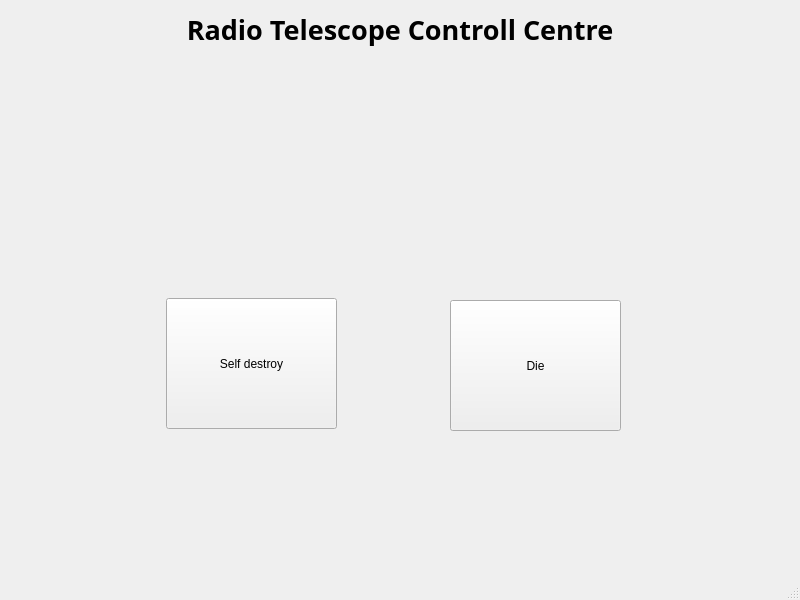
<?xml version="1.0" encoding="UTF-8"?>
<ui version="4.0">
 <class>MainWindow</class>
 <widget class="QMainWindow" name="MainWindow">
  <property name="geometry">
   <rect>
    <x>0</x>
    <y>0</y>
    <width>800</width>
    <height>600</height>
   </rect>
  </property>
  <property name="windowTitle">
   <string>Location: Roof D-11</string>
  </property>
  <widget class="QWidget" name="centralwidget">
   <widget class="QLabel" name="label">
    <property name="geometry">
     <rect>
      <x>0</x>
      <y>0</y>
      <width>800</width>
      <height>60</height>
     </rect>
    </property>
    <property name="font">
     <font>
      <family>Ubuntu Condensed</family>
      <pointsize>20</pointsize>
      <weight>75</weight>
      <italic>false</italic>
      <bold>true</bold>
      <underline>false</underline>
      <strikeout>false</strikeout>
     </font>
    </property>
    <property name="text">
     <string>Radio Telescope Controll Centre</string>
    </property>
    <property name="textFormat">
     <enum>Qt::RichText</enum>
    </property>
    <property name="scaledContents">
     <bool>false</bool>
    </property>
    <property name="alignment">
     <set>Qt::AlignCenter</set>
    </property>
    <property name="wordWrap">
     <bool>false</bool>
    </property>
   </widget>
   <widget class="QPushButton" name="pushButton">
    <property name="geometry">
     <rect>
      <x>166</x>
      <y>298</y>
      <width>171</width>
      <height>131</height>
     </rect>
    </property>
    <property name="text">
     <string>Self destroy</string>
    </property>
   </widget>
   <widget class="QPushButton" name="pushButton_2">
    <property name="geometry">
     <rect>
      <x>450</x>
      <y>300</y>
      <width>171</width>
      <height>131</height>
     </rect>
    </property>
    <property name="text">
     <string>Die</string>
    </property>
   </widget>
  </widget>
  <widget class="QMenuBar" name="menubar">
   <property name="geometry">
    <rect>
     <x>0</x>
     <y>0</y>
     <width>800</width>
     <height>23</height>
    </rect>
   </property>
  </widget>
  <widget class="QStatusBar" name="statusbar"/>
  <action name="actionClick_sel_destroy_to_self_destroy">
   <property name="text">
    <string>Click self destroy to self destroy</string>
   </property>
  </action>
  <action name="actionOr_you_can_die_by_clicking_die">
   <property name="text">
    <string>Or you can die by clicking die</string>
   </property>
  </action>
 </widget>
 <resources/>
 <connections/>
</ui>
